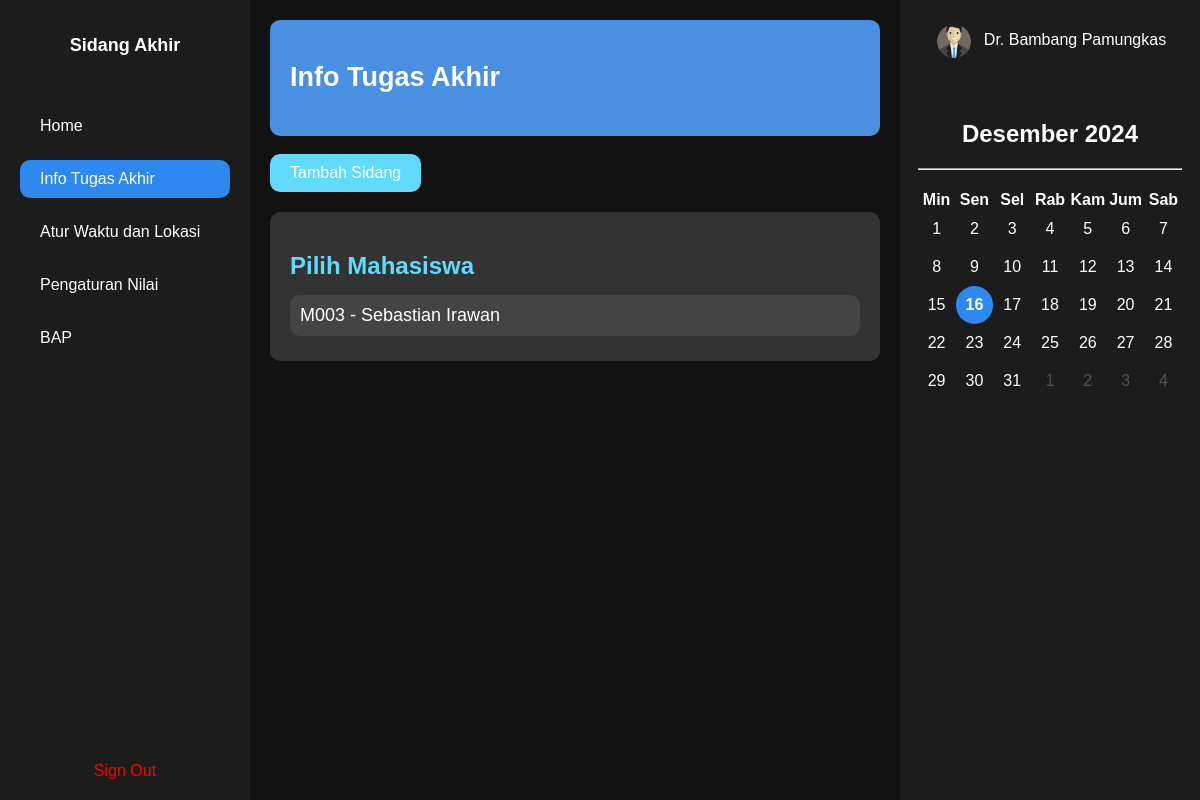
/koordinator/info (signed in), run on an earlier commit of the app's database.
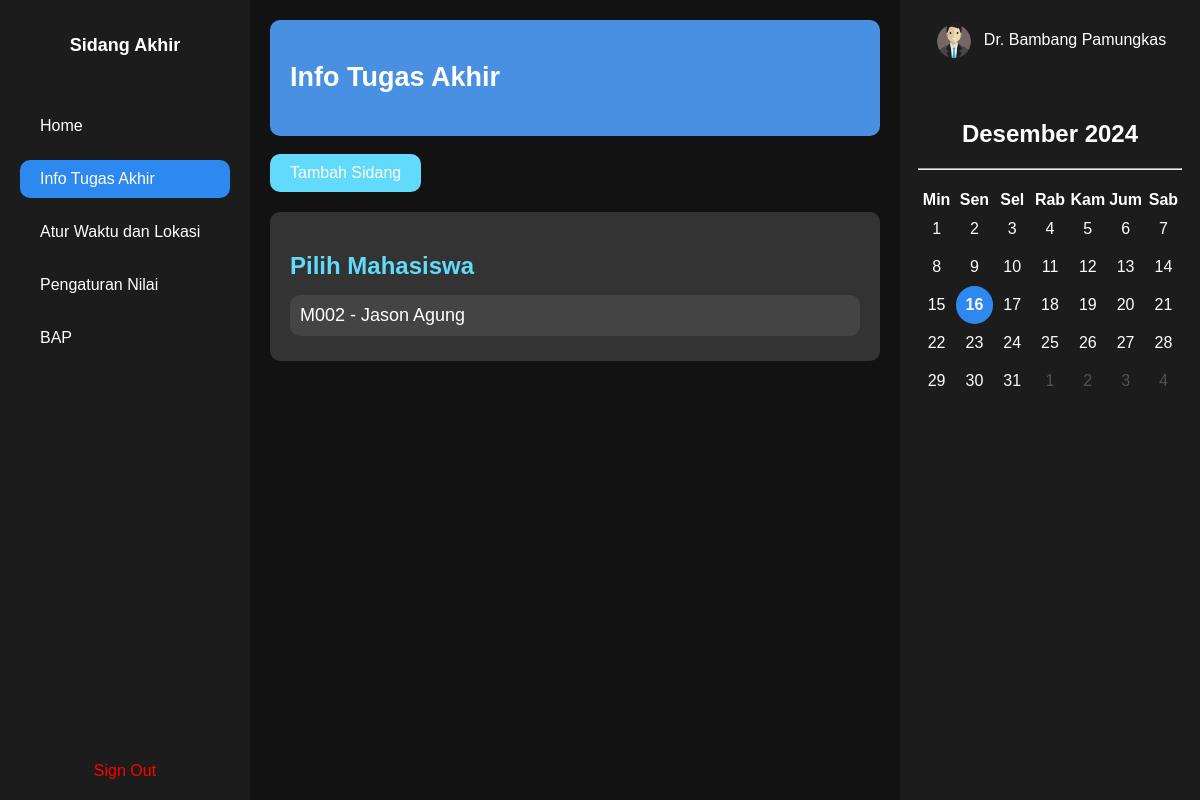
And on a later commit of the database.
### tables this page shows
CREATE TABLE Nilai_Koordinator (id_nilai_koordinator INTEGER PRIMARY KEY, nik_koordinator TEXT REFERENCES Koordinator (nik), id_sidang INTEGER REFERENCES Sidang (ID_Sidang), nilai REAL);

CREATE TABLE Mahasiswa (
    npm TEXT PRIMARY KEY,
    nama TEXT NOT NULL,
    jurusan TEXT NOT NULL,
    angkatan INTEGER NOT NULL,
    jenis_ta INTEGER NOT NULL,
    judul_ta TEXT NOT NULL,
    email TEXT NOT NULL,
    password TEXT NOT NULL
);

### app/routes/koordinator.py (the view, shortened to what this page needs)
@koordinator_bp.route('/info', methods=['GET', 'POST'])
def info():
    nama = session.get('nama', None)
    if(request.method == 'GET'):
        conn = get_db_connection()
        cursor = conn.cursor()
        cursor.execute("select * from InfoSidang")
        info = cursor.fetchall()
        cursor.execute("select * from Penguji")
        penguji = cursor.fetchall()
        cursor.execute("select * from Pembimbing")
        pembimbing = cursor.fetchall()
        cursor.execute("select npm, nama from Mahasiswa")  # Fetch mahasiswa data
        mahasiswa_list = cursor.fetchall()
        print('fdafa')
        conn.close()
        return render_template('koordinator/koordinator-info.html', nama=nama, info=info, penguji=penguji, pembimbing=pembimbing, mahasiswa_list=mahasiswa_list)

### app/routes/koordinator.py (called while the page is built)
def get_db_connection():
    conn = sqlite3.connect('database/database.db')
    conn.row_factory = sqlite3.Row
    return conn

@koordinator_bp.before_request
def require_login():
    allowed_routes = ['login', 'static']
    if 'email' not in session and request.endpoint not in allowed_routes:
        return redirect(url_for('login'))

### main.py (called while the page is built)
@app.before_request
def require_login():
    allowed_routes = ['login', 'static']
    if 'email' not in session and request.endpoint not in allowed_routes:
        return redirect(url_for('login'))

### templates/koordinator/koordinator-info.html (shortened to what this page needs)
<!DOCTYPE html>
<html lang="en">
    <head>
        <link rel="stylesheet" href="{{ url_for('static', filename='css/koordinator/koordinator-info.css') }}">
    </head>
<body>
    <div class="container">
        {% include 'koordinator/fragment/sidebar.html' %}
        <div id="main-side">
            <div id="greeting"><h2>Info Tugas Akhir</h2></div>
            <br>
            <button id="tambah-sidang-btn" onclick="toggleTambahSidang()">Tambah Sidang</button>
            <br>
            <div id="student-list">
                <h2>Pilih Mahasiswa</h2>
                {% for sidang in info %}
                <div class="student-item" id="{{sidang.ID_Sidang}}" onclick="showDetails('{{sidang.nik_penguji}}','{{sidang.nik_penguji2}}','{{sidang.nik_pembimbing}}', '{{sidang.npm_mahasiswa}}', '{{sidang.nama_mahasiswa}}', '{{sidang.judul_ta}}', '{{sidang.nama_penguji}}', '{{sidang.nama_penguji2}}','{{sidang.nama_pembimbing}}','{{sidang.jenis_ta}}', '{{sidang.tempat_sidang}}','{{sidang.tanggal_sidang}}','{{sidang.waktu_mulai}}', '{{sidang.waktu_selesai}}','{{sidang.ID_Sidang}}')">
                    {{sidang.npm_mahasiswa}} - {{sidang.nama_mahasiswa}}
                </div>
                {% endfor %}
            </div>
            <br>
            <br>
        </div>
        {% include 'koordinator/fragment/rightbar.html' %}
    </div>
</body>
</html>

What changed in the data, as far as the page shows it:
changed Nilai_Koordinator: npm_mahasiswa "M003" → "M002"; nama_mahasiswa "Sebastian Irawan" → "Jason Agung"
